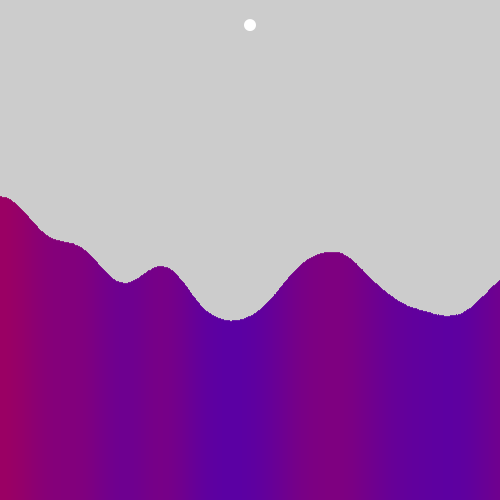
Frame 1 (no input)
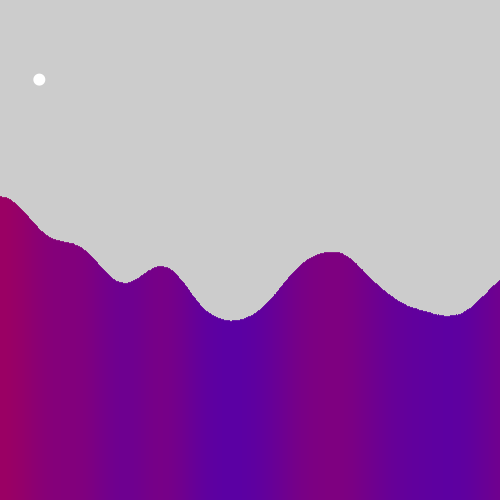
Frame 60 (the mouse pressed at the canvas centre just before this capture)
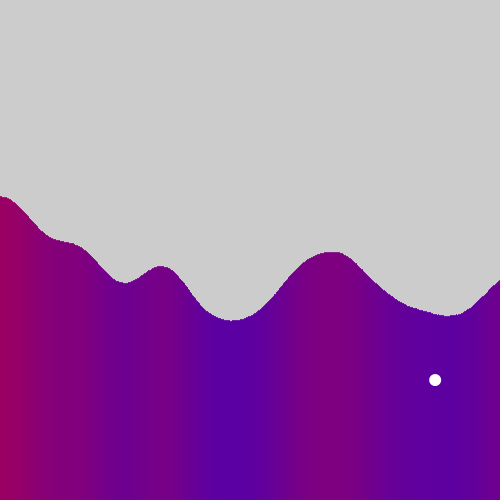
Frame 120 (the mouse held since frame 60 and released just before this capture)

The Processing sketch that drew these frames (run headless with seeded random() and noise(); from frame 60 on, the mouse is pressed at the canvas centre):

// Processing sketch: floor
// ── floor.pde
float[] vals;
float x, y, dx, dy, size;
PGraphics bg;

void setup() {
  size(500, 500);
  size = 6;
  vals = new float[width];
  bg = createGraphics(width, height, JAVA2D);
  bg.beginDraw();
  bg.background(204);
  //  float val = random(height/2);
  //float dx = 0;
  for(int a = 0; a < width; a++) {
    //velocity projection random
    //    val += dx += random(-.1, .1);
    //    vals[a] = val;

    //simple noise random   
    vals[a] = height*noise(a*.003);

    bg.stroke(color(vals[a]/height*255, 0, (1-vals[a]/height)*255));
    bg.line(a, height, a, height-vals[a]);
  }

  //plasma fractal

  /*
  int prec = 4;
   int l = (int)pow(2, prec)+1;
   float[] rawData = new float[l];
   rawData[0] = random(1);
   rawData[l-1] = random(1);
   int parse = l-1;
   for(int a = 0; a < prec; a++) {
   for(int x = 0; x < l-1; x += parse) {
   rawData[x+parse/2] = Math.max(0, Math.min(1, rawData[x]+rawData[x+parse])/2.0+random(-.05, .05));
   }
   parse /= 2;
   }
   float blockLength = (float)width/(l-1);
   float x = 0;
   for(int a = 1; a < l; a++) {
   float lval = rawData[a-1];
   float nval = rawData[a];
   for( ; x < blockLength*a; x++) {
   vals[round(x)] = height*lerp(lval, nval, 1-(blockLength*a-x)/blockLength);
   //      println("lerp of "+lval+" and "+nval+" at "+(1-(blockLength*a-x)/blockLength)+": "+vals[round(x)]);
   }
   }
   for(int a = 0; a < width; a++) {
   stroke(color(vals[a]/height*255, 0, (1-vals[a]/height)*255));
   line(a, height, a, height-vals[a]);
   }
   */  //end of plasma fractal
  bg.endDraw();
  angs = new float[50];
  x = width/2;
  y = 25;
}


float[] angs;
void draw() {
  background(bg);  
  dy += .06;
  
  x = Math.max(0, Math.min(x+dx, width));
  y = Math.max(0, Math.min(y+dy, height));
  if(x == 0 | x == width) dx *= -1;
  if(y == 0 | y == height) dy *= -1;
  
  int c = 0;
  for(int r = 0; r < 360; r += 20) {
    if(bg.get(round(x+size*cos(radians(r))), round(y+size*sin(radians(r)))) != color(204)) {
      angs[c++] = radians(r);
    }
  }
  float pow = 2;
  println(c);
  for( ; c >= 0; c--) {
    dx -= pow*sin(angs[c]);
    dy -= pow*cos(angs[c]);
  }
  
  noStroke();
  ellipse(x, y, size*2, size*2);
}

void keyPressed() {
  switch(keyCode) {
    case LEFT:
      dx--;
      break;
    case RIGHT:
      dx++;
      break;
  }
}
